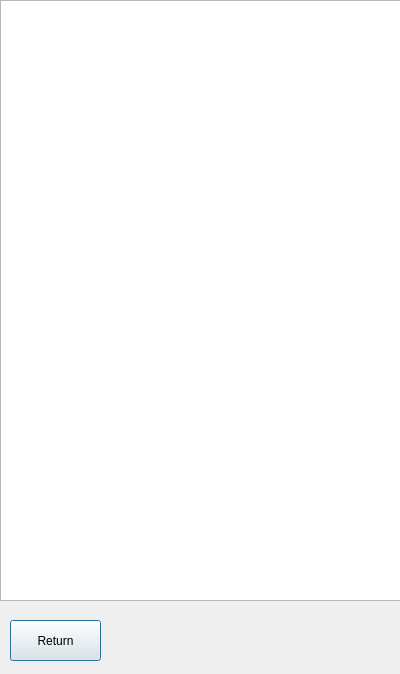
<?xml version="1.0" encoding="UTF-8"?>
<ui version="4.0">
 <class>ListActiveCarsWindow</class>
 <widget class="QDialog" name="ListActiveCarsWindow">
  <property name="geometry">
   <rect>
    <x>0</x>
    <y>0</y>
    <width>400</width>
    <height>674</height>
   </rect>
  </property>
  <property name="windowTitle">
   <string>Dialog</string>
  </property>
  <widget class="QTextBrowser" name="DisplayBrowser">
   <property name="geometry">
    <rect>
     <x>0</x>
     <y>0</y>
     <width>401</width>
     <height>601</height>
    </rect>
   </property>
  </widget>
  <widget class="QPushButton" name="ReturnButton">
   <property name="geometry">
    <rect>
     <x>10</x>
     <y>620</y>
     <width>91</width>
     <height>41</height>
    </rect>
   </property>
   <property name="text">
    <string>Return</string>
   </property>
  </widget>
 </widget>
 <resources/>
 <connections/>
</ui>
